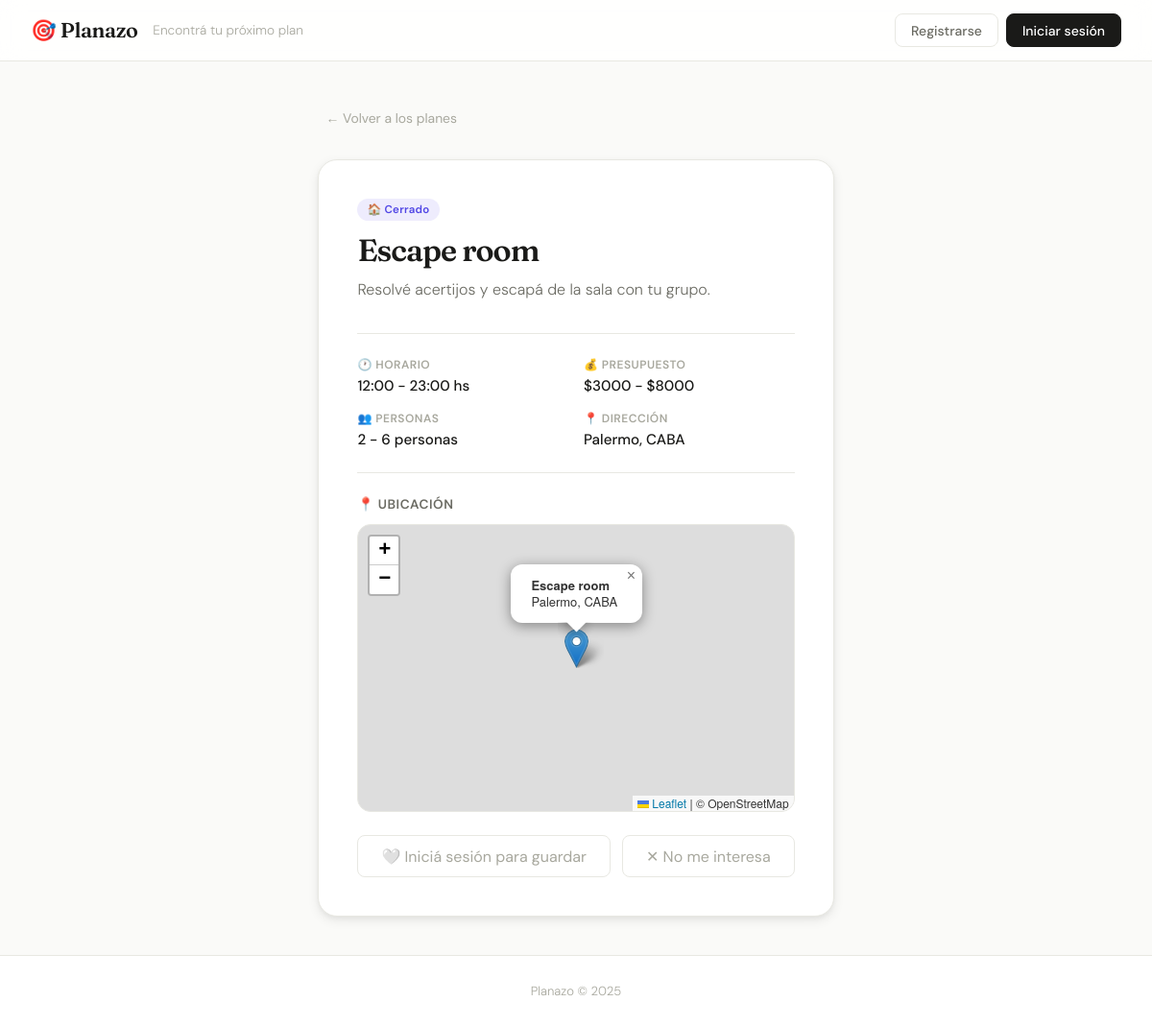
Page /plan/2 on the committed database.
### app/models.py (models this page shows)
class Plan(Base):
    __tablename__ = "planes"
    id = Column(Integer, primary_key=True, index=True)
    nombre = Column(String, nullable=False)
    descripcion = Column(Text)
    imagen_url = Column(String)
    hora_inicio = Column(Integer)
    hora_fin = Column(Integer)
    presupuesto_min = Column(Float, default=0)
    presupuesto_max = Column(Float, nullable=True)
    personas_min = Column(Integer, default=1)
    personas_max = Column(Integer, nullable=True)
    acepta_mascotas = Column(Boolean, default=False)
    es_exterior = Column(Boolean, default=True)
    latitud = Column(Float, nullable=True)
    longitud = Column(Float, nullable=True)
    direccion = Column(String, nullable=True)
    clima_recomendado = Column(String, default="cualquiera")
    descartes = relationship("Descarte", back_populates="plan")
    favoritos = relationship("Favorito", back_populates="plan")

### app/main.py (the view)
@app.get("/plan/{plan_id}", response_class=HTMLResponse)
def detalle_plan(plan_id: int, request: Request, db: Session = Depends(get_db)):
    plan = db.query(models.Plan).filter(models.Plan.id == plan_id).first()
    if not plan:
        return RedirectResponse(url="/", status_code=303)
    usuario = get_usuario_sesion(request, db)
    en_favoritos = False
    if usuario:
        en_favoritos = db.query(models.Favorito).filter(
            models.Favorito.usuario_id == usuario.id,
            models.Favorito.plan_id == plan_id
        ).first() is not None
    return templates.TemplateResponse(
        request=request, name="detalle.html",
        context={"plan": plan, "usuario": usuario, "en_favoritos": en_favoritos}
    )

### app/templates/detalle.html (shortened to what this page needs)
{% extends "base.html" %}
{% block content %}
<div class="detalle-wrapper">
    <a href="/" class="btn-limpiar" style="display:inline-block; margin-bottom:1.5rem;">← Volver a los planes</a>
    <div class="detalle-card">
        <div class="detalle-header">
            <div class="card-header">
                <span class="badge {% if plan.es_exterior %}badge-exterior{% else %}badge-interior{% endif %}">
                    {% if plan.es_exterior %}🌿 Aire libre{% else %}🏠 Cerrado{% endif %}
                </span>
            </div>
            <h1 class="detalle-titulo">{{ plan.nombre }}</h1>
            <p class="detalle-desc">{{ plan.descripcion }}</p>
        </div>
        <div class="detalle-info">
            {% if plan.hora_inicio is not none and plan.hora_fin is not none %}
            <div class="detalle-info-item">
                <span class="detalle-info-label">🕐 Horario</span>
                <span class="detalle-info-valor">{{ plan.hora_inicio }}:00 - {{ plan.hora_fin }}:00 hs</span>
            </div>
            {% endif %}
            <div class="detalle-info-item">
                <span class="detalle-info-label">💰 Presupuesto</span>
                <span class="detalle-info-valor">
                    {% if plan.presupuesto_max %}
                        ${{ plan.presupuesto_min | int }} - ${{ plan.presupuesto_max | int }}
                    {% else %}
                        Gratis
                    {% endif %}
                </span>
            </div>
            <div class="detalle-info-item">
                <span class="detalle-info-label">👥 Personas</span>
                <span class="detalle-info-valor">
                    {% if plan.personas_max %}
                        {{ plan.personas_min }} - {{ plan.personas_max }} personas
                    {% else %}
                        Desde {{ plan.personas_min }} persona{% if plan.personas_min != 1 %}s{% endif %}
                    {% endif %}
                </span>
            </div>
            {% if plan.direccion %}
            <div class="detalle-info-item">
                <span class="detalle-info-label">📍 Dirección</span>
                <span class="detalle-info-valor">{{ plan.direccion }}</span>
            </div>
            {% endif %}
        </div>
        {% if plan.latitud and plan.longitud %}
        <div class="detalle-mapa">
            <h3 class="mapa-titulo">📍 Ubicación</h3>
            <div id="mapa-detalle"></div>
        </div>
        {% endif %}
        <div class="detalle-acciones">
            {% if usuario %}
                {% if en_favoritos %}
                <form method="post" action="/favoritos/quitar/{{ plan.id }}">
                    <button type="submit" class="btn-fav activo" style="font-size:1rem; padding: 0.65rem 1.5rem;">❤️ Guardado en favoritos</button>
                </form>
                {% else %}
                <form method="post" action="/favoritos/agregar/{{ plan.id }}">
                    <button type="submit" class="btn-fav" style="font-size:1rem; padding: 0.65rem 1.5rem;">🤍 Guardar en favoritos</button>
                </form>
                {% endif %}
            {% else %}
                <a href="/login" class="btn-fav" style="font-size:1rem; padding: 0.65rem 1.5rem;">🤍 Iniciá sesión para guardar</a>
            {% endif %}
            <form method="post" action="/descartar/{{ plan.id }}">
                <button type="submit" class="btn-descartar" style="font-size:1rem; padding: 0.65rem 1.5rem;">✕ No me interesa</button>
            </form>
        </div>
    </div>
</div>
{% if plan.latitud and plan.longitud %}
<link rel="stylesheet" href="https://unpkg.com/leaflet@1.9.4/dist/leaflet.css"/>
{% endif %}
{% endblock %}

### app/static/style.css (style rules this page uses)
:root { --bg: #fafaf8; --surface: #ffffff; --surface-2: #f4f4f0; --border: #e8e8e2; --border-2: #d8d8d0; --text: #1a1a18; --text-2: #6b6b63; --text-3: #a8a89e; --accent: #2d2d2a; --accent-2: #5c5c56; --green: #3d7a4a; --green-bg: #eef5f0; --amber: #8a5e00; --amber-bg: #fdf6e3; --red: #c0392b; --red-bg: #fdf0ee; --purple: #5046e5; --purple-light: #eeecfd; --shadow-sm: 0 1px 3px rgba(0,0,0,0.06), 0 1px 2px rgba(0,0,0,0.04); --shadow-md: 0 4px 12px rgba(0,0,0,0.08), 0 2px 4px rgba(0,0,0,0.04); --shadow-lg: 0 12px 32px rgba(0,0,0,0.10), 0 4px 8px rgba(0,0,0,0.04); --radius: 14px; --radius-sm: 8px; --radius-lg: 20px; }
*, *::before, *::after { box-sizing: border-box; margin: 0; padding: 0; }
body { font-family: 'DM Sans', sans-serif; background: var(--bg); color: var(--text); min-height: 100vh; display: flex; flex-direction: column; -webkit-font-smoothing: antialiased; }
.btn-limpiar { color: var(--text-3); font-size: 0.87rem; text-decoration: none; padding: 0.62rem 0.5rem; transition: color 0.15s; white-space: nowrap; }
.mapa-titulo { font-size: 0.85rem; font-weight: 600; text-transform: uppercase; letter-spacing: 0.04em; color: var(--text-2); margin-bottom: 0.75rem; }
.card-header { display: flex; gap: 0.4rem; flex-wrap: wrap; }
.badge { font-size: 0.72rem; font-weight: 600; padding: 0.25rem 0.65rem; border-radius: 100px; letter-spacing: 0.02em; }
.badge-interior { background: var(--purple-light); color: var(--purple); }
.btn-fav { background: none; border: 1px solid var(--border); color: var(--text-3); padding: 0.42rem 0.85rem; border-radius: var(--radius-sm); font-size: 0.82rem; font-family: 'DM Sans', sans-serif; cursor: pointer; text-decoration: none; display: inline-flex; align-items: center; gap: 0.3rem; transition: all 0.15s; }
.btn-descartar { background: none; border: 1px solid var(--border); color: var(--text-3); padding: 0.42rem 0.85rem; border-radius: var(--radius-sm); font-size: 0.82rem; font-family: 'DM Sans', sans-serif; cursor: pointer; transition: all 0.15s; }
.detalle-wrapper { max-width: 760px; margin: 0 auto; }
.detalle-card { background: var(--surface); border: 1px solid var(--border); border-radius: var(--radius-lg); padding: 2.5rem; box-shadow: var(--shadow-md); }
.detalle-header { margin-bottom: 2rem; }
.detalle-titulo { font-family: 'Fraunces', serif; font-size: 2rem; font-weight: 600; letter-spacing: -0.03em; margin: 0.75rem 0 0.5rem; line-height: 1.2; }
.detalle-desc { color: var(--text-2); font-size: 1rem; line-height: 1.7; font-weight: 300; }
.detalle-info { display: grid; grid-template-columns: 1fr 1fr; gap: 1rem; padding: 1.5rem 0; border-top: 1px solid var(--border); border-bottom: 1px solid var(--border); margin-bottom: 1.5rem; }
.detalle-info-item { display: flex; flex-direction: column; gap: 0.25rem; }
.detalle-info-label { font-size: 0.75rem; font-weight: 600; text-transform: uppercase; letter-spacing: 0.04em; color: var(--text-3); }
.detalle-info-valor { font-size: 0.95rem; color: var(--text); font-weight: 500; }
.detalle-mapa { margin-bottom: 1.5rem; }
#mapa-detalle { width: 100%; height: 300px; border-radius: var(--radius); border: 1px solid var(--border); z-index: 0; }
.detalle-acciones { display: flex; gap: 0.75rem; flex-wrap: wrap; }

### rows in the picture
Plan: nombre "Escape room", descripcion "Resolvé acertijos y escapá de la sala con tu grupo.", hora_inicio "12", hora_fin "23", presupuesto_min "3000", presupuesto_max "8000", personas_min "2", personas_max "6", direccion "Palermo, CABA"
